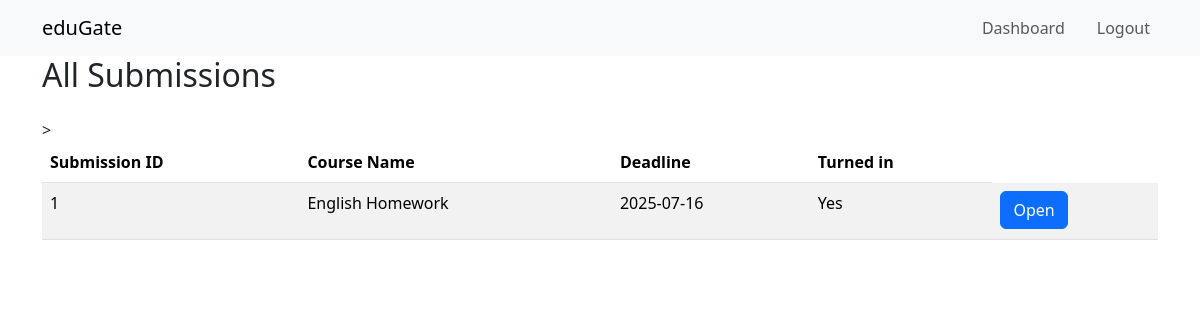
The page /submissions (signed in) on the database its author committed.
### main.py (models this page shows)
class Submission(db.Model):
    __tablename__ = 'submission'
    id = db.Column(db.Integer, primary_key = True)
    created_at = db.Column(db.DateTime)
    score =  db.Column(db.Float)
    deadline = db.Column(db.DateTime)
    course_name = db.Column(db.String(50), nullable=False)
    student_ID = db.Column(db.Integer, db.ForeignKey('student.id'))
    admin_ID = db.Column(db.Integer, db.ForeignKey('admin.id'))
    documents = db.relationship('Document', secondary='submissionDocument')

### main.py (the view)
@app.route("/submissions", methods=['GET','POST'])
@login_required
def submissions_page():
    if request.method =="GET":
        student = current_user
        student_id = student.id
        if student_id:
            submissions = db.session.query(Submission).filter(Submission.student_ID == student_id).all()
        else:
            submissions = db.session.query(Submission).all()
        return render_template("studentsubpage.html", submissions=submissions)
    if request.method == 'POST':
        return None
    else:
        return render_template("studentsubpage.html", submissions=[])

### main.py (called while the page is built)
@login_manager.user_loader
def load_user(user_key):
    if not user_key:
        return None
    user_type, user_id = user_key.split(":")
    if user_type == "student":
        return Student.query.get(int(user_id))
    elif user_type == "admin":
        return Admin.query.get(int(user_id))
    return None

    def get_id(self):
        return f"admin:{self.id}"

### templates/studentsubpage.html (shortened to what this page needs)
<!doctype html>
<html lang="en">
  <head>
    <link href="https://cdn.jsdelivr.net/npm/bootstrap@5.3.5/dist/css/bootstrap.min.css" rel="stylesheet">
    <link rel="stylesheet" href="/static/styles.css">
  </head>
    {% include 'navbar.html' %}
    <div class="container">
        <h2 class="mb-4">All Submissions</h2>
        {% if submissions %}
          <div class="table-responsive">
            <table class="table table-striped">
              <thead>
                <tr>
                  <th>Submission ID</th>
                  <th>Course Name</th>
                  <th>Deadline</th>
                  <th>Turned in</th>
                </tr>
              </thead>
              <tbody>
                {% for sub in submissions %}
                  <tr>
                    <td>{{ sub.id}}</td>
                    <td>{{ sub.course_name }}</td>
                    <td> {{ sub.created_at.strftime('%Y-%m-%d') }} </td>
                    <td>
                         {% if sub.documents|length >= 1 %}
                          <p>Yes</p>
                         {% else %}
                          <p>No</p>
                        {% endif %}
                    </td>>
                    <td><a href ="submissions/{{ sub.id }}" class="btn btn-primary">Open</button></td>
                  </tr>
                {% endfor %}
              </tbody>
            </table>
          </div>
        {% else %}
          <p>No submissions found.</p>
        {% endif %}
      </div>
    </body>
    </html>

### rows shown on the page
Submission: id "1", course_name "English Homework", created_at "2025-07-16"
